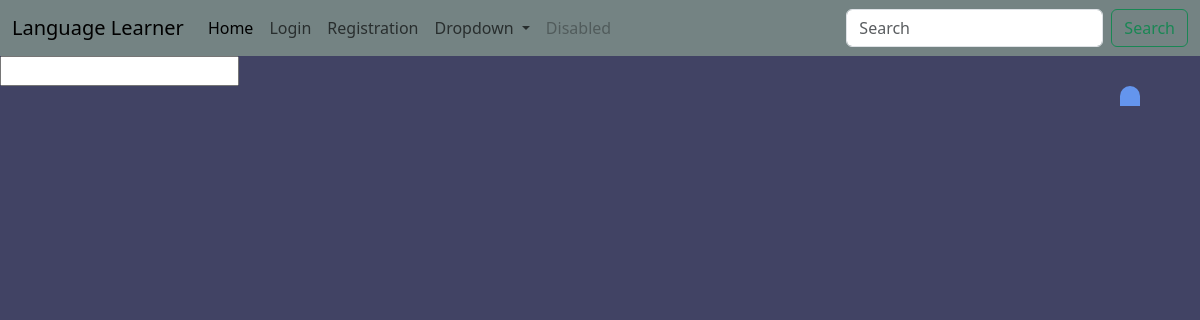
Page /learn/Spanish/words/ on the earlier database version.
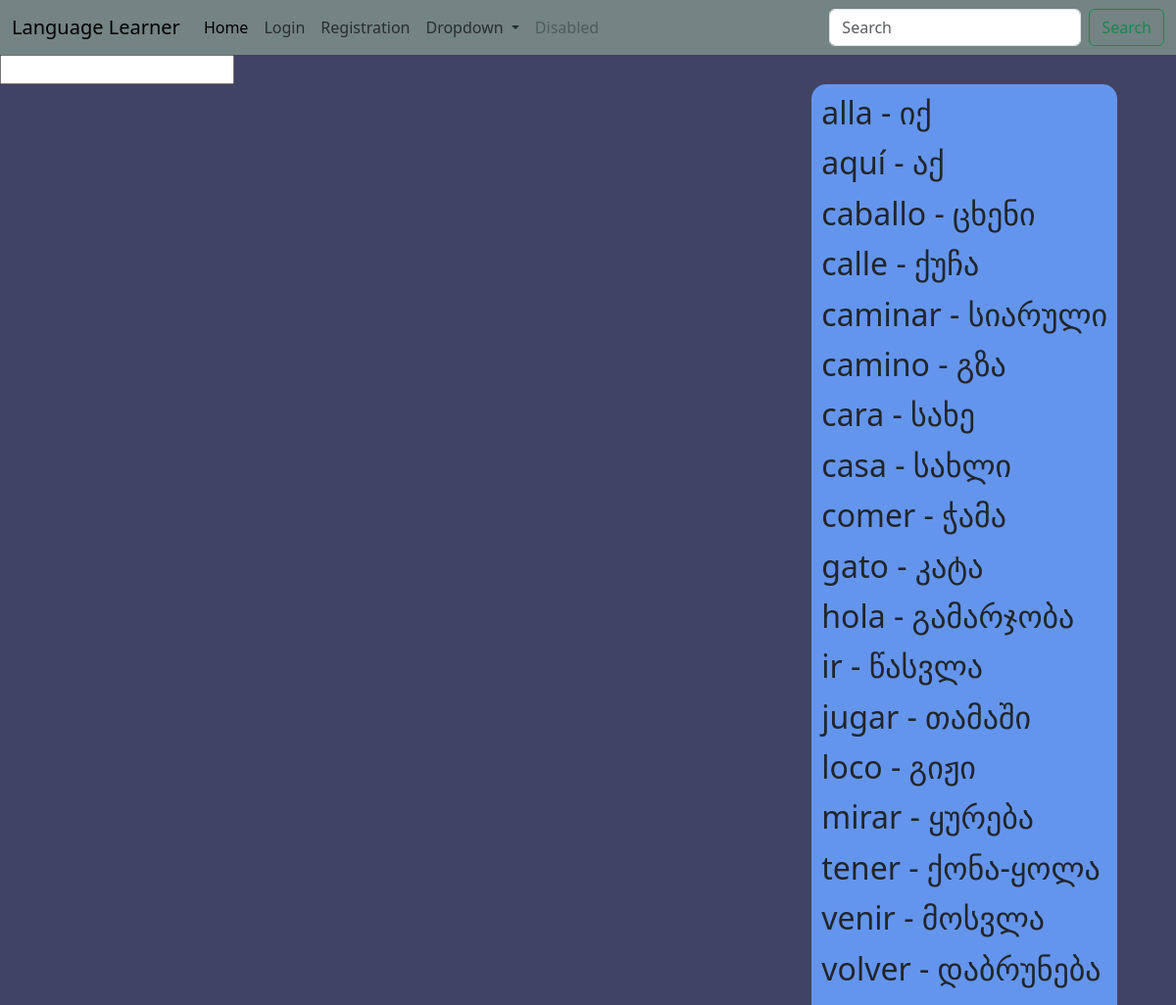
Same page on the later database version.
### teach/models.py (models this page shows)
class Word(models.Model):
    word_name = models.CharField(max_length=100, null=False, unique=True)
    translate = models.CharField(max_length=100, null=False)
    language = models.ForeignKey(Language, on_delete=models.CASCADE, null=False)
    creator = models.ForeignKey(User, on_delete=models.CASCADE, null=False)

### learn/views.py (the view)
# urls.py: path('<str:language>/words/', views.learn_words, name='learn_words'),
def learn_words(request, language):
    language_obj = Language.objects.filter(name=language).first()
    all_words = language_obj.word_set.order_by('word_name'.lower())
    return render(request, 'words.html', {'all_words': all_words})

### templates/words.html (shortened to what this page needs)
{% extends 'base.html' %}
{% block content %}
    <input type="text" id="search-bar" onkeyup="search_func()">
    <div id="dictionary">
         {% for word in all_words %}
             <h2 class="word">{{ word.word_name }} - {{ word.translate }}</h2>
         {% endfor %}
    </div>
{% endblock %}

Differences in the rows shown:
added Word: word_name "alla", translate "იქ"
added Word: word_name "aquí", translate "აქ"
now on this page (row edited): Word: word_name "caballo", translate "ცხენი"
added Word: word_name "calle", translate "ქუჩა"
now on this page (row edited): Word: word_name "caminar", translate "სიარული"
now on this page (row edited): Word: word_name "camino", translate "გზა"
added Word: word_name "cara", translate "სახე"
added Word: word_name "casa", translate "სახლი"
now on this page (row edited): Word: word_name "comer", translate "ჭამა"
added Word: word_name "gato", translate "კატა"
now on this page (row edited): Word: word_name "hola", translate "გამარჯობა"
added Word: word_name "ir", translate "წასვლა"
added Word: word_name "jugar", translate "თამაში"
added Word: word_name "loco", translate "გიჟი"
now on this page (row edited): Word: word_name "mirar", translate "ყურება"
added Word: word_name "tener", translate "ქონა-ყოლა"
added Word: word_name "venir", translate "მოსვლა"
added Word: word_name "volver", translate "დაბრუნება"
